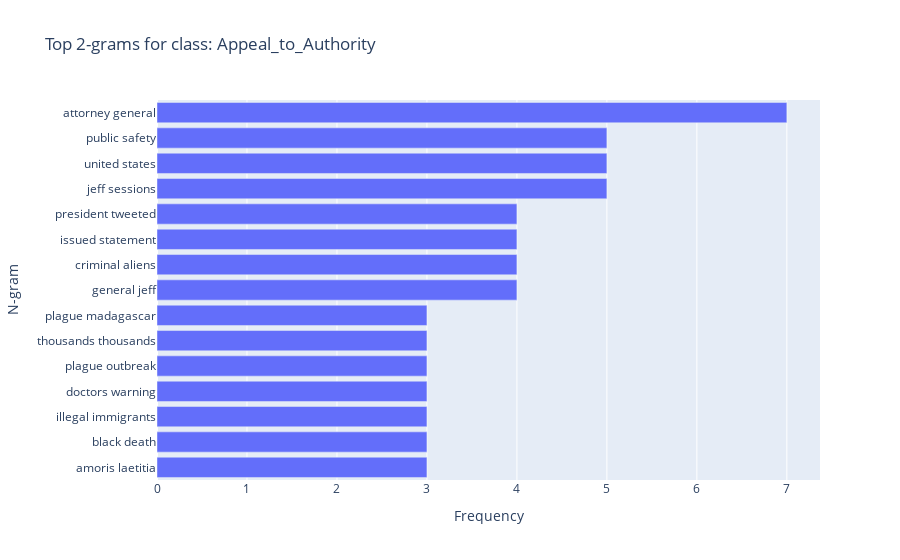
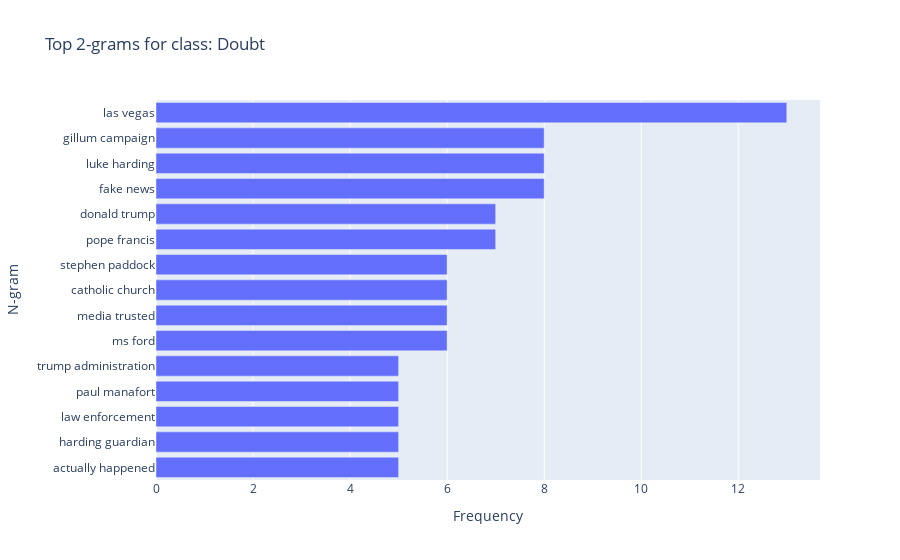
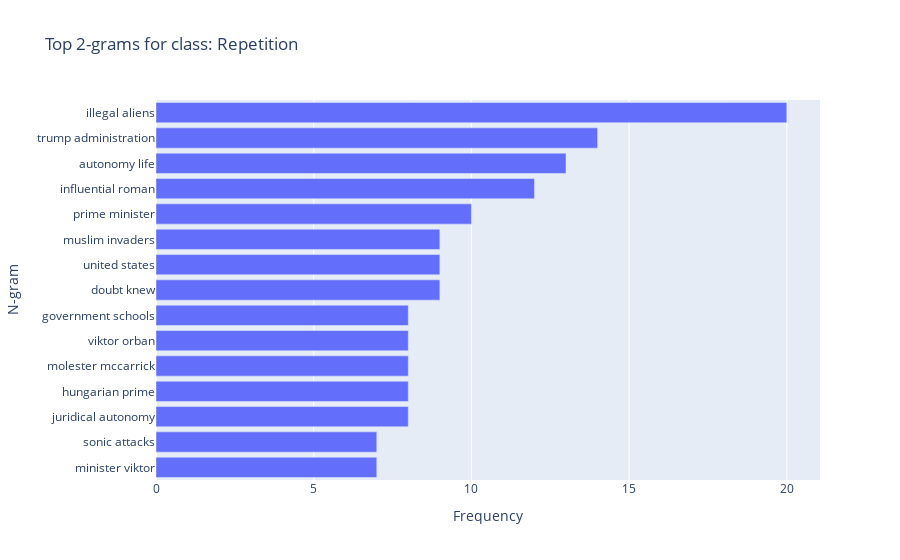
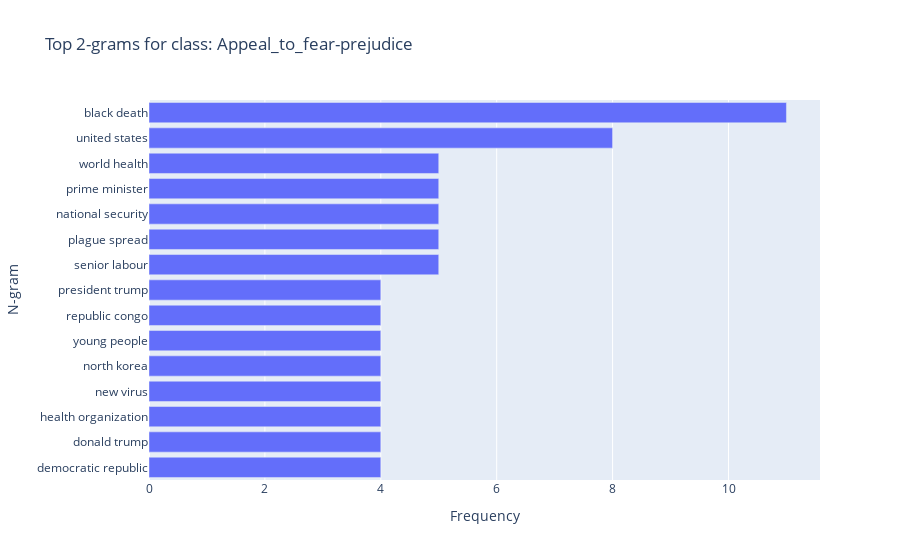

Notebook code for these charts, in order:
### Markdown cell above
#### **Bigram Analysis**

### Code cell
import sys
import os
import wandb 
import pandas as pd

current_dir = os.getcwd()
project_root = os.path.dirname(current_dir)

if project_root not in sys.path:
    sys.path.append(project_root)

from src.utils import analyze_ngrams

analyze_ngrams(df, n=2, top_k=15)

### Figure 1 — Plotly figure (JSON) as saved in the notebook; plotly's stock layout.template omitted (floating-point values rounded to 4 significant figures)
{"data": [{"hovertemplate": "Frequency=%{x}<br>N-gram=%{y}<extra></extra>", "legendgroup": "", "marker": {"color": "#636efa", "pattern": {"shape": ""}}, "name": "", "orientation": "h", "showlegend": false, "textposition": "auto", "type": "bar", "x": [3, 3, 3, 3, 3, 3, 3, 4, 4, 4, 4, 5, 5, 5, 7], "xaxis": "x", "y": ["amoris laetitia", "black death", "illegal immigrants", "doctors warning", "plague outbreak", "thousands thousands", "plague madagascar", "general jeff", "criminal aliens", "issued statement", "president tweeted", "jeff sessions", "united states", "public safety", "attorney general"], "yaxis": "y"}], "layout": {"barmode": "relative", "legend": {"tracegroupgap": 0}, "title": {"text": "Top 2-grams for class: Appeal_to_Authority"}, "xaxis": {"anchor": "y", "domain": [0, 1], "title": {"text": "Frequency"}}, "yaxis": {"anchor": "x", "domain": [0, 1], "title": {"text": "N-gram"}}}}

### Figure 2 — Plotly figure (JSON) as saved in the notebook; plotly's stock layout.template omitted (floating-point values rounded to 4 significant figures)
{"data": [{"hovertemplate": "Frequency=%{x}<br>N-gram=%{y}<extra></extra>", "legendgroup": "", "marker": {"color": "#636efa", "pattern": {"shape": ""}}, "name": "", "orientation": "h", "showlegend": false, "textposition": "auto", "type": "bar", "x": [5, 5, 5, 5, 5, 6, 6, 6, 6, 7, 7, 8, 8, 8, 13], "xaxis": "x", "y": ["actually happened", "harding guardian", "law enforcement", "paul manafort", "trump administration", "ms ford", "media trusted", "catholic church", "stephen paddock", "pope francis", "donald trump", "fake news", "luke harding", "gillum campaign", "las vegas"], "yaxis": "y"}], "layout": {"barmode": "relative", "legend": {"tracegroupgap": 0}, "title": {"text": "Top 2-grams for class: Doubt"}, "xaxis": {"anchor": "y", "domain": [0, 1], "title": {"text": "Frequency"}}, "yaxis": {"anchor": "x", "domain": [0, 1], "title": {"text": "N-gram"}}}}

### Figure 3 — Plotly figure (JSON) as saved in the notebook; plotly's stock layout.template omitted (floating-point values rounded to 4 significant figures)
{"data": [{"hovertemplate": "Frequency=%{x}<br>N-gram=%{y}<extra></extra>", "legendgroup": "", "marker": {"color": "#636efa", "pattern": {"shape": ""}}, "name": "", "orientation": "h", "showlegend": false, "textposition": "auto", "type": "bar", "x": [7, 7, 8, 8, 8, 8, 8, 9, 9, 9, 10, 12, 13, 14, 20], "xaxis": "x", "y": ["minister viktor", "sonic attacks", "juridical autonomy", "hungarian prime", "molester mccarrick", "viktor orban", "government schools", "doubt knew", "united states", "muslim invaders", "prime minister", "influential roman", "autonomy life", "trump administration", "illegal aliens"], "yaxis": "y"}], "layout": {"barmode": "relative", "legend": {"tracegroupgap": 0}, "title": {"text": "Top 2-grams for class: Repetition"}, "xaxis": {"anchor": "y", "domain": [0, 1], "title": {"text": "Frequency"}}, "yaxis": {"anchor": "x", "domain": [0, 1], "title": {"text": "N-gram"}}}}

### Figure 4 — Plotly figure (JSON) as saved in the notebook; plotly's stock layout.template omitted (floating-point values rounded to 4 significant figures)
{"data": [{"hovertemplate": "Frequency=%{x}<br>N-gram=%{y}<extra></extra>", "legendgroup": "", "marker": {"color": "#636efa", "pattern": {"shape": ""}}, "name": "", "orientation": "h", "showlegend": false, "textposition": "auto", "type": "bar", "x": [4, 4, 4, 4, 4, 4, 4, 4, 5, 5, 5, 5, 5, 8, 11], "xaxis": "x", "y": ["democratic republic", "donald trump", "health organization", "new virus", "north korea", "young people", "republic congo", "president trump", "senior labour", "plague spread", "national security", "prime minister", "world health", "united states", "black death"], "yaxis": "y"}], "layout": {"barmode": "relative", "legend": {"tracegroupgap": 0}, "title": {"text": "Top 2-grams for class: Appeal_to_fear-prejudice"}, "xaxis": {"anchor": "y", "domain": [0, 1], "title": {"text": "Frequency"}}, "yaxis": {"anchor": "x", "domain": [0, 1], "title": {"text": "N-gram"}}}}
